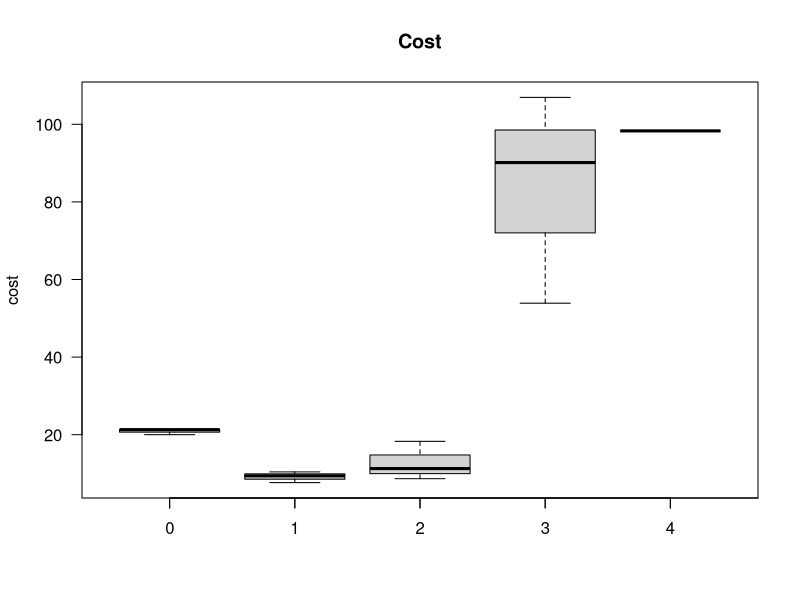
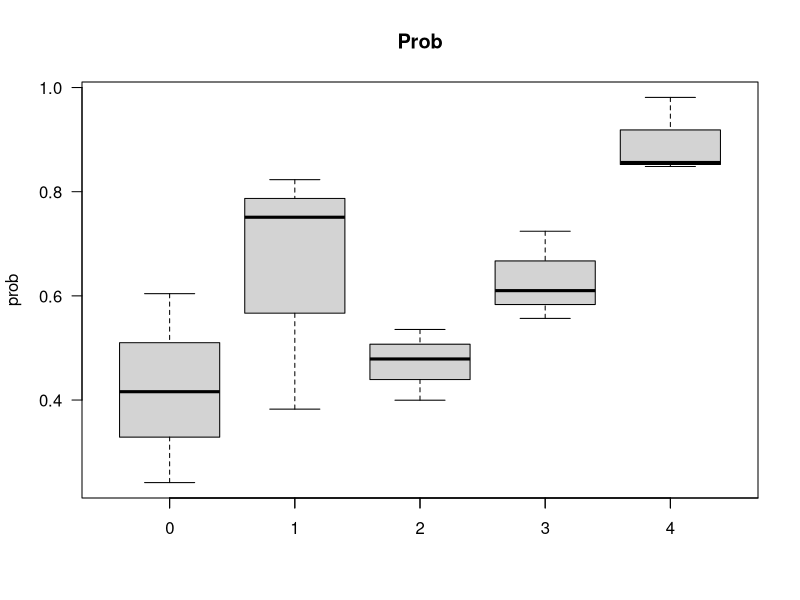
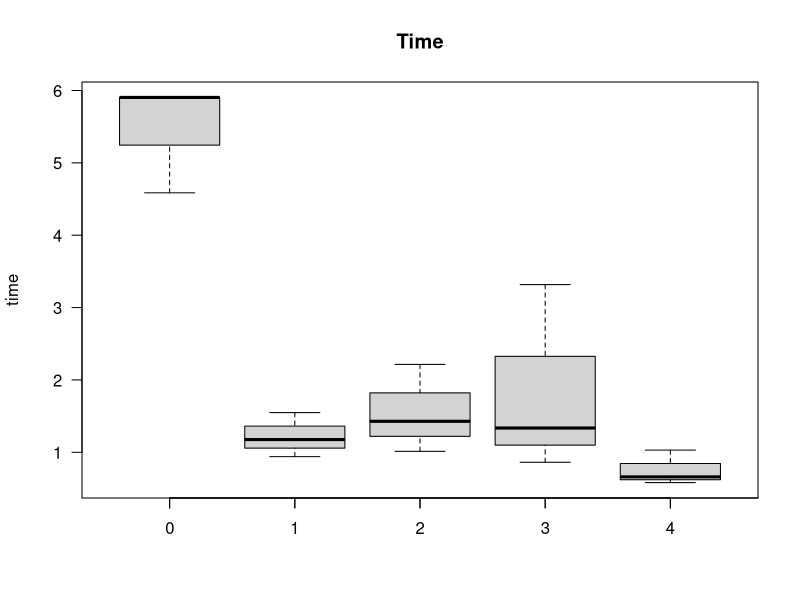
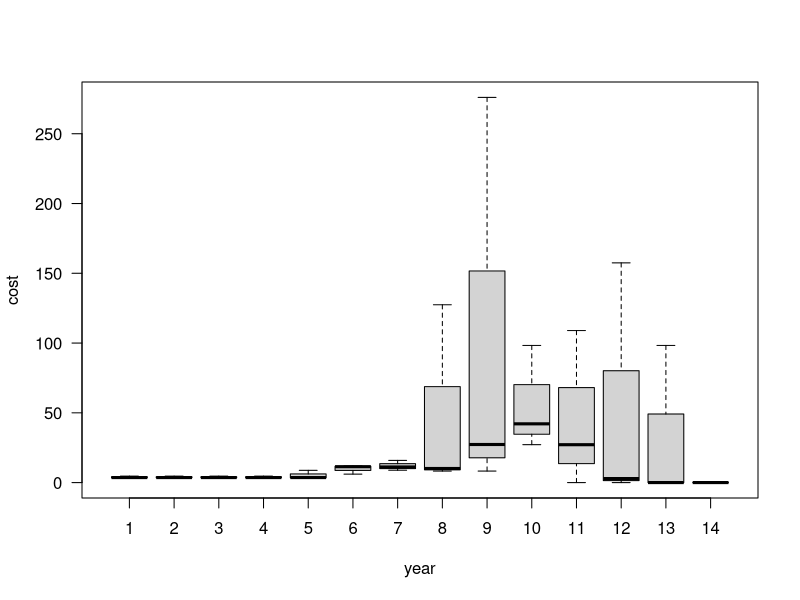
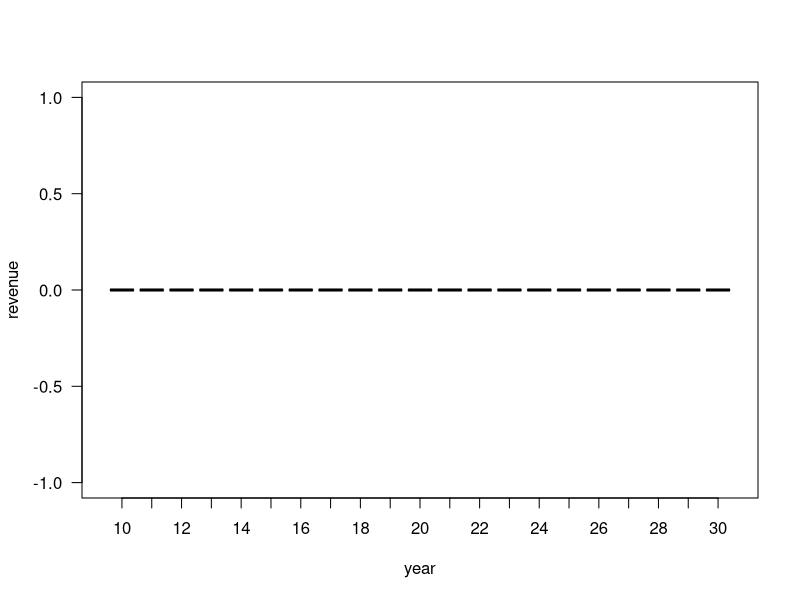

Write R code to recreate these figures, in order.
set.seed(2)
N = 3

# Sample: Discount rate
discount.rate <- runif(N, 0.09, 0.24)

# Sample: Pre-clinical
time    <- runif(N, min=4.3, max=6)
prob    <- runif(N, min=0.175, max=0.69)
cost    <- runif(N, min=19, max=23.2)
revenue <- rep(0, N)
pc      <- data.frame(time, cost, prob, revenue, discount.rate)
pc$timeto <- 0

# Sample: Phase 1
time    <- runif(N, min=0.75, max=1.8)
prob    <- runif(N, min=0.25, max=0.837)
cost    <- runif(N, min=7.3, max=12)
revenue <- rep(0, N)
p1      <- data.frame(time, cost, prob, revenue, discount.rate)
p1$timeto <- pc$timeto + pc$time

# Sample: Phase 2
time    <- runif(N, min=0.75, max=2.5)
prob    <- runif(N, min=0.34, max=0.74)
cost    <- runif(N, min=7.12, max=18.72)
revenue <- rep(0, N)
p2      <- data.frame(time, cost, prob, revenue, discount.rate)
p2$timeto <- p1$timeto + p1$time

# Sample: Phase 3
time    <- runif(N, min=0.83, max=3.9)
prob    <- runif(N, min=0.314, max=0.786)
cost    <- runif(N, min=26.88, max=121.68)
revenue <- rep(0, N)
p3      <- data.frame(time, cost, prob, revenue, discount.rate)
p3$timeto <- p2$timeto + p2$time

# Sample: Phase 4
time    <- runif(N, min=0.5, max=1.04)
prob    <- runif(N, min=0.83, max=0.99)
cost    <- rep(98.297168, N)
revenue <- rep(0, N)
p4      <- data.frame(time, cost, prob, revenue, discount.rate)
p4$timeto <- p3$timeto + p3$time


# Summarize
boxplot(pc$cost, p1$cost, p2$cost, p3$cost, p4$cost, ylab='cost', las=2, main='Cost')
axis(1, at=seq(1,7), labels=seq(0,6))
boxplot(pc$prob, p1$prob, p2$prob, p3$prob, p4$prob, ylab='prob', las=2, main='Prob')
axis(1, at=seq(1,7), labels=seq(0,6))
boxplot(pc$time, p1$time, p2$time, p3$time, p4$time, ylab='time', las=2, main='Time')
axis(1, at=seq(1,7), labels=seq(0,6))


# Make cost dataframe
cost <- data.frame(pc$cost, p1$cost, p2$cost, p3$cost, p4$cost)
names(cost) <- c('pc', 'p1', 'p2', 'p3', 'p4')

# Make prob dataframe
prob <- data.frame(pc$prob, p1$prob, p2$prob, p3$prob, p4$prob)
names(prob) <- c('pc', 'p1', 'p2', 'p3', 'p4')

# Make time dataframe
time <- data.frame(pc$time, p1$time, p2$time, p3$time, p4$time)
names(time) <- c('pc', 'p1', 'p2', 'p3', 'p4')

# Make revenue dataframe
revenue <- data.frame(pc$revenue, p1$revenue, p2$revenue, p3$revenue, p4$revenue)
names(revenue) <- c('pc', 'p1', 'p2', 'p3', 'p4')

# Make timeto dataframe
timeto <- data.frame(pc$timeto, p1$timeto, p2$timeto, p3$timeto, p4$timeto)
names(timeto) <- c('pc', 'p1', 'p2', 'p3', 'p4')


# TODO: Does not work for prob cuz of product rather than sum!
propAtYear <- function(n, prop, time, timeto) {
  unit      <- prop / time
  ongoing   <- n <= floor(time + timeto) & n >= timeto
  last      <- n == ceiling(timeto + time)
  remainder <- prop - unit * floor(time)
  (ongoing * unit) + (last * remainder)
}
sumPropAtYear <- function(n, prop, time, timeto) {
  apply(propAtYear(n, prop, time, timeto), 1, sum)
}
propPerYear <- function(start, years, prop, time, timeto) {
  df <- data.frame()
  for (year in start:(start+years-1)) {
    subject <- 1:nrow(prop)
    value   <- sumPropAtYear(year, prop, time, timeto)
    df <- rbind(df, data.frame(subject=subject, year=year, value=value))
  }
  df
}

# Plot: cost per year
cpy <- propPerYear(1, 14, cost, time, timeto)
boxplot(cpy$value ~ cpy$year, xlab='year', ylab='cost', las=1)

# Plot: revenue per year
rpy <- propPerYear(10, 21, revenue, time, timeto)
boxplot(rpy$value ~ rpy$year, xlab='year', ylab='revenue', las=1)
